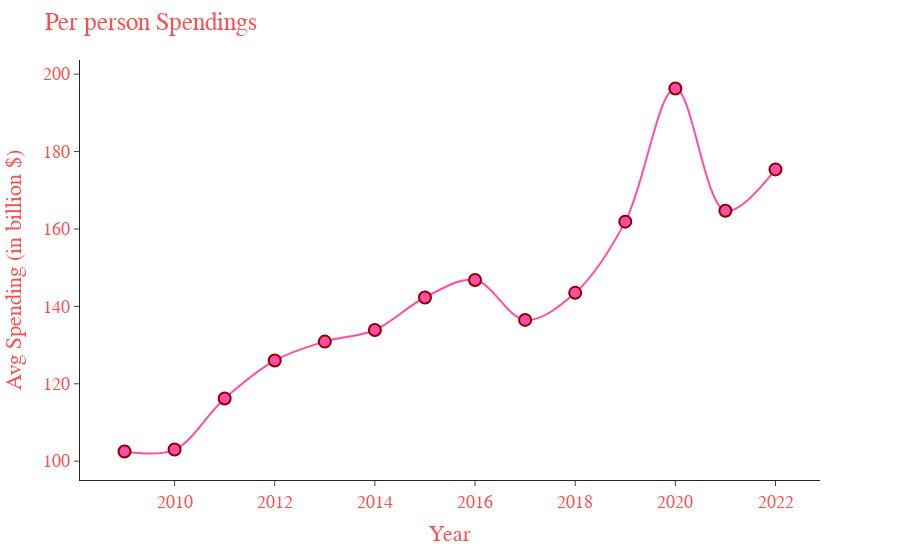

The code cell stored with this chart in its notebook:
### Code cell
fig = px.line(hsaes, x="Year", y="Expected Avg Spending (in billion dollars)",
                markers=True, line_shape='spline',
                labels={
                        "Expected Avg Spending (in billion dollars)" : "Avg Spending (in billion $)"
                       }
                )

fig.update_layout(
    title="Per person Spendings",
    font=dict(
        family=font_family,
        size=18,
        color="#ff4d4d",
    )
)

fig.update_traces(line_color="#ff4da6",
                  selector=dict(type='scatter'),
                  marker=dict(size=12,
                              line=dict(width=2,
                                        color='darkred')),
                 )

fig.show()

### Figure 1 — Plotly figure (JSON) as saved in the notebook; plotly's stock layout.template omitted (floating-point values rounded to 4 significant figures)
{"data": [{"hovertemplate": "Year=%{x}<br>Avg Spending (in billion $)=%{y}<extra></extra>", "legendgroup": "", "line": {"color": "#ff4da6", "dash": "solid", "shape": "spline"}, "marker": {"line": {"color": "darkred", "width": 2}, "size": 12, "symbol": "circle"}, "mode": "lines+markers", "name": "", "orientation": "v", "showlegend": false, "type": "scatter", "x": [2009, 2010, 2011, 2012, 2013, 2014, 2015, 2016, 2017, 2018, 2019, 2020, 2021, 2022], "xaxis": "x", "y": [102.5, 103, 116.2, 126, 130.9, 133.9, 142.3, 146.8, 136.5, 143.5, 161.9, 196.3, 164.7, 175.4], "yaxis": "y"}], "layout": {"font": {"color": "#ff4d4d", "family": "Verdana", "size": 18}, "legend": {"tracegroupgap": 0}, "margin": {"t": 60}, "title": {"text": "Per person Spendings"}, "xaxis": {"anchor": "y", "domain": [0, 1], "title": {"text": "Year"}}, "yaxis": {"anchor": "x", "domain": [0, 1], "title": {"text": "Avg Spending (in billion $)"}}}}
